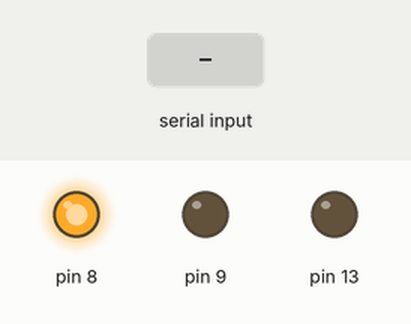
Simulated run of this sketch. Board: Arduino Uno, built with avr-gcc and run on an emulated ATmega328P. On the bench: output pins drawn as LEDs (lit = HIGH). The test bench sets the inputs (shaded band).

Above: at 2.8 s.
2.9 s: "on\n" received over the second serial link
At 3.5 s:
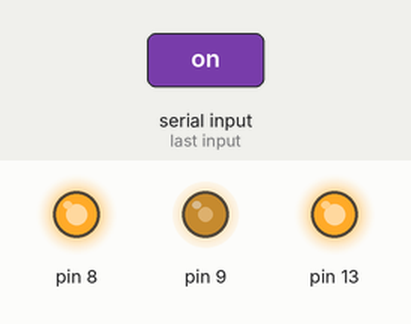
At 4.3 s:
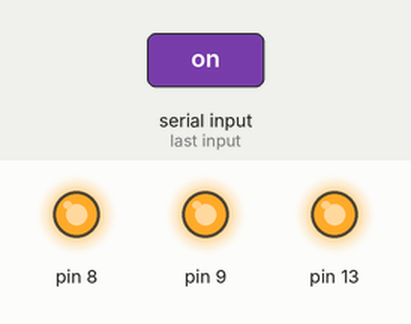
5.2 s: "off\n" received over the second serial link
At 7.0 s:
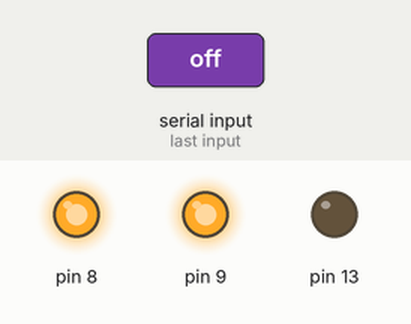
Timing chart, 0 to 8.5 s (numbered marks = the images above; inputs shaded):
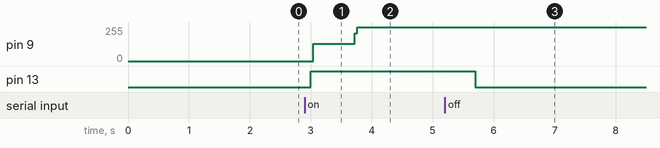

The sketch:

RXSerial.ino
```cpp
#include <SoftwareSerial.h>
SoftwareSerial espSerial(2, 3); // RX, TX

void setup() {
  espSerial.begin(9600);
  pinMode(13, OUTPUT);
  pinMode(8, OUTPUT);
  pinMode(9, OUTPUT);

  digitalWrite(8, HIGH);
}

void loop() {
  if (espSerial.available()) {
    String comando = espSerial.readStringUntil('\n');
    Serial.println(comando);
    comando.trim();
    Serial.println(comando);
    if (comando == "on") {
      digitalWrite(13, HIGH);
      Serial.println("on");
      for(int i = 0; i < 6400; i++) {
        digitalWrite(9, LOW);
        delayMicroseconds(50);
        digitalWrite(9, HIGH);
        delayMicroseconds(50);
      }
    } else if (comando == "off") {
      digitalWrite(13, LOW);
      Serial.println("off");
    }
  } else {
    Serial.println("Error");
    delay(1000);
  }
}
```

Measured:
- after the input at 2.9 s, pin 9: 0/255 → 128/255 after 0.14 s, → 255/255 0.68 s later; pin 13: LOW → HIGH after 0.10 s
- after the input at 5.2 s, pin 13: HIGH → LOW after 0.50 s
